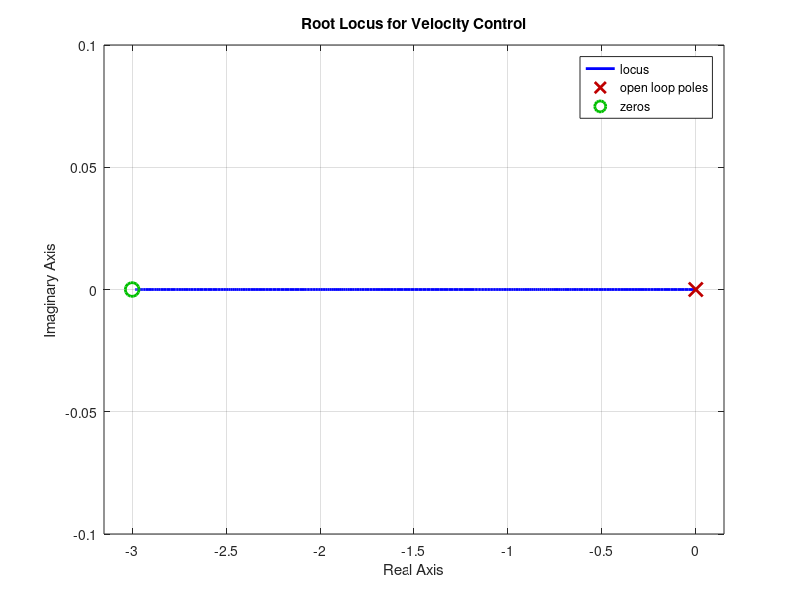

Write the MATLAB code that produced this figure. (Note: this script raises an error after producing the figure.)
% Define the plant constant for velocity control
G_v = 0.2159;

% Gain ratio
z = 3;  % Ki_v/Kp_v

% Define the transfer function component
s = tf('s');
L = (s + z) * G_v / s;

% Generate the root locus plot and use rlocfind to select K
figure;
rlocus(L);
title('Root Locus for Velocity Control');
grid on;

% Use rlocfind to interactively select K
[K, poles] = rlocfind(L);

% Calculate Kp and Ki based on selected K
Kp_v = K;
Ki_v = 3 * K;

% Display chosen gains
fprintf('Selected Kp: %.3f\n', Kp_v);
fprintf('Selected Ki: %.3f\n', Ki_v);

% For turning rate control, similar steps are repeated
% Define the plant constant for turning rate control
G_w = 0.238;

% Define the transfer function component for turning rate
L_w = (s + z) * G_w / s;

% Generate the root locus plot and use rlocfind to select K
figure;
rlocus(L_w);
title('Root Locus for Turning Rate Control');
grid on;

% Use rlocfind to interactively select K for turning rate
[K_w, poles_w] = rlocfind(L_w);

% Calculate Kp and Ki based on selected K for turning rate
Kp_w = K_w;
Ki_w = 3 * K_w;

% Display chosen gains for turning rate
fprintf('Selected Kp for turning rate: %.3f\n', Kp_w);
fprintf('Selected Ki for turning rate: %.3f\n', Ki_w);
